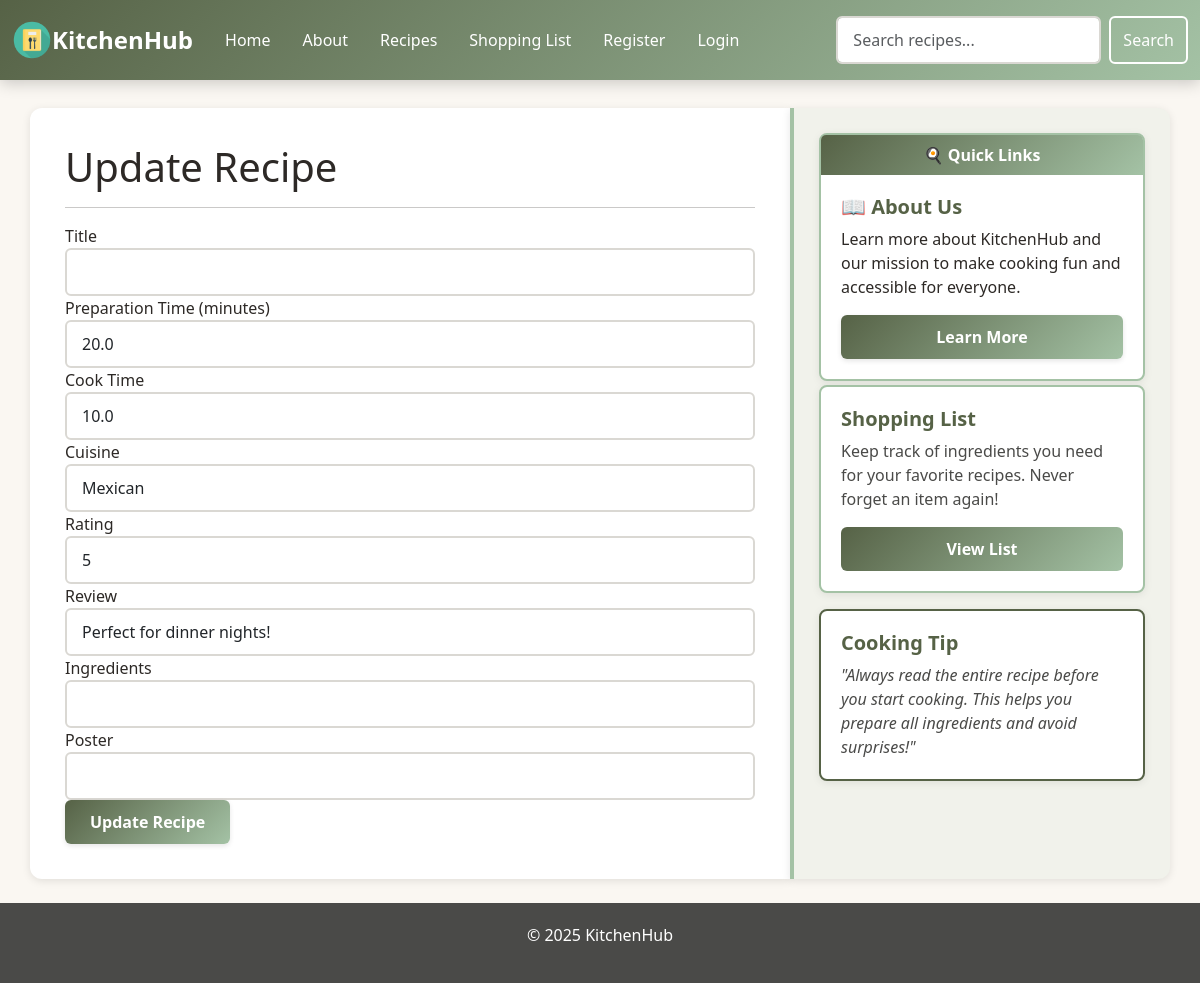
Page /update/19/ on the committed database.
### tables this page shows
CREATE TABLE recipes (
        id INTEGER PRIMARY KEY AUTOINCREMENT,
        name TEXT NOT NULL,
        method TEXT,
        cook_time FLOAT,
        prep_time FLOAT,
        portion INTEGER
    , poster TEXT, cuisine TEXT, tired BOOLEAN, rating INTEGER, review TEXT);

### app.py (the view, shortened to what this page needs)
@app.route('/update/<int:id>/', methods=('GET', 'POST'))
def update(id):
    data = get_recipe_by_id(id)
    if not data:
        flash('Recipe not found!', 'warning')
        return redirect(url_for('recipes'))
    recipe, ingredients, ingredient_ids = data
    return render_template('update.html', title="Update Recipe", recipe=recipe, ingredients=ingredients)

### app.py (called while the page is built)
@app.context_processor
def inject_csrf_token():
    return dict(csrf_token=generate_csrf())

@app.context_processor
def inject_site_name():
    return dict(siteName="KitchenHub")

### db/db.py (called while the page is built)
def get_db_connection():
    BASE_DIR = os.path.dirname(os.path.abspath(__file__))
    DB_PATH = os.path.join(BASE_DIR, "database.db")
    conn = sqlite3.connect(DB_PATH)
    conn.row_factory = sqlite3.Row
    return conn

def get_recipe_by_id(recipe_id):
    conn = get_db_connection()
    recipe = conn.execute("SELECT * FROM recipes WHERE id = ?", (recipe_id,)).fetchone()
    conn.close()
    if not recipe:
        return None
    ingredients, ingredient_ids = get_recipe_ingredients(recipe_id)
    return recipe, ingredients, ingredient_ids

def get_recipe_ingredients(recipe_id):
    conn = get_db_connection()
    rows = conn.execute("""
        SELECT ingredients.* FROM ingredients
        JOIN recipe_ingredients
        ON ingredients.id = recipe_ingredients.ingredient_id
        WHERE recipe_ingredients.recipe_id = ?""", (recipe_id,)).fetchall()
    ids = [row["id"] for row in rows]
    conn.close()
    return rows, ids

### templates/update.html (shortened to what this page needs)
{% extends "base.html" %}
{% block content %}
<h1>Update Recipe</h1>
<hr>
<form method="POST" action="/update/{{ recipe.id }}" enctype="multipart/form-data">
    <div class="form-group">
        <label for="title">Title</label>
        <input type="text" class="form-control" id="title" name="title" value="{{ recipe.title }}" required>
    </div>
    <div class="form-group">
        <label for="prep_time">Preparation Time (minutes)</label>
        <input type="number" class="form-control" id="prep_time" name="prep_time" value="{{ recipe.prep_time }}" required>
    </div>
    <div class="form-group">
        <label for="cook_time">Cook Time</label>
        <input type="number" class="form-control" id="cook_time" name="cook_time" value="{{ recipe.cook_time }}" required>
    </div>
    <div class="form-group">
        <label for="cuisine">Cuisine</label>
        <input type="text" class="form-control" id="cuisine" name="cuisine" value="{{ recipe.cuisine }}" required>
    </div>
    <div class="form-group">
        <label for="rating">Rating</label>
        <input type="number" class="form-control" id="rating" name="rating" value="{{ recipe.rating }}" required>
    </div>
    <div class="form-group">
        <label for="review">Review</label>
        <input type="text" class="form-control" id="review" name="review" value="{{ recipe.review }}" required>
    </div>
    <div class="form-group">
        <label for="ingredients">Ingredients</label>
        <input type="text" class="form-control" id="ingredients" name="ingredients" value="{{ recipe.ingredients }}" required>
    </div>
    <div class="col-12 mt-0">
        <label for="poster">Poster</label>
        <input type="poster" type="file" accept="image/*" class="form-control" id="poster" name="poster">
    </div>
    <button type="submit" class="btn green-btn">Update Recipe</button>
</form>
{% endblock %}

### static/styles.css (style rules this page uses)
body { background-color: #faf7f2; color: #2d2926; font-family: 'Segoe UI', Tahoma, Geneva, Verdana, sans-serif; }
.green-btn, .btn-primary { background: linear-gradient(135deg, #566246 0%, #a4c2a5 100%); color: white; border: none; padding: 10px 25px; font-weight: 600; border-radius: 6px; transition: all 0.3s ease; box-shadow: 0 2px 5px rgba(0, 0, 0, 0.1); }
.form-control { border: 2px solid #dad8d3; border-radius: 6px; padding: 10px 15px; transition: all 0.3s ease; }

### rows in the picture
recipes: prep_time "20.0", cook_time "10.0", cuisine "Mexican", rating "5", review "Perfect for dinner nights!"

### other values in the picture
{{ siteName }} "KitchenHub"
